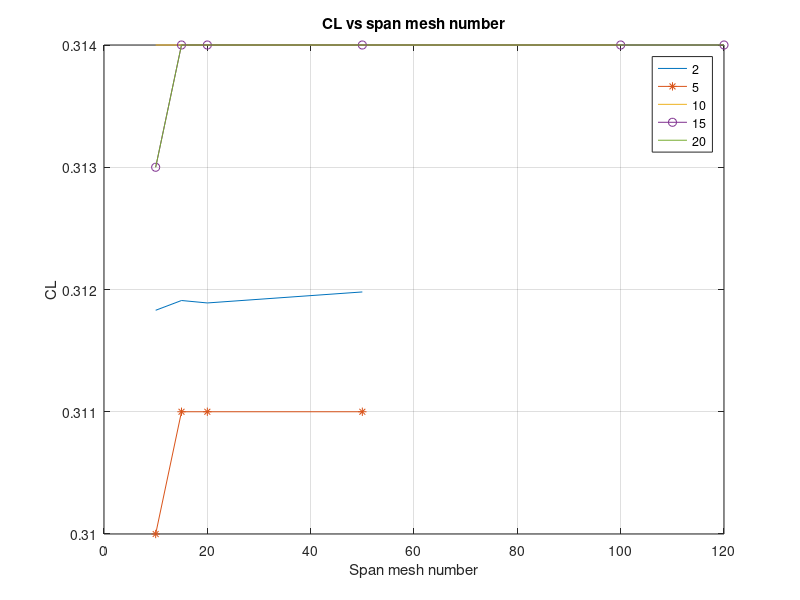
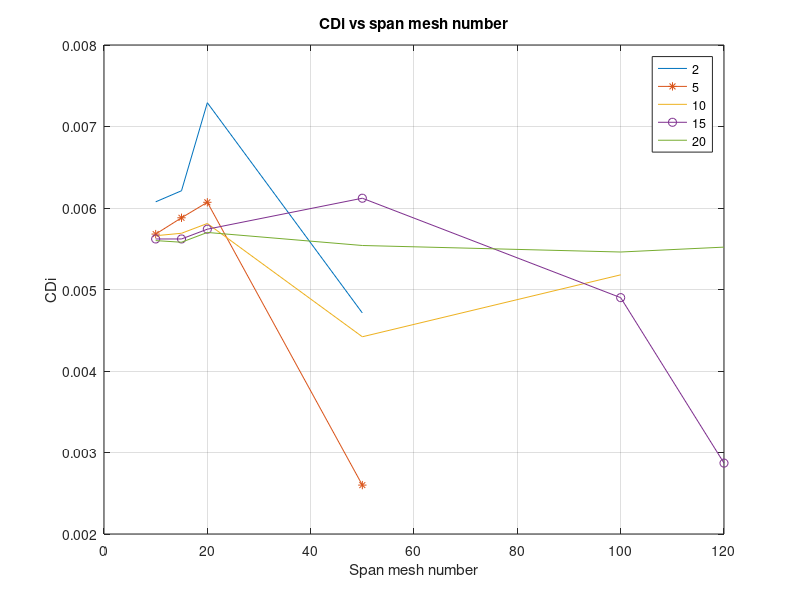

Source code (MATLAB) for these figures, in order:
%data processing for AVL
clear
clc

%nChord = [2]
nSpan = [10,15,20,50];

CL = [0.31183,0.31191,0.31189,0.31198];

CD = [0.0060756,0.0062116,0.0072918,0.0047122];

%nChord = [5]
nSpan1 = [10,15,20,50];

CL1 = [0.310,0.311,0.311,0.311];

CD1 = [0.00568,0.00588,0.00607,0.00260];

%nChord = [10]
nSpan2 = [10,15,20,50,100];

CL2 = [0.314,0.314,0.314,0.314,0.314];

CD2 = [0.00566,0.00569,0.00581,0.00442,0.00518];

%nChord = [15]
nSpan3 = [10,15,20,50,100,120];

CL3 = [0.313,0.314,0.314,0.314,0.314,0.314];

CD3 = [0.00562,0.00562,0.00574,0.00612,0.00490,0.00287];

%nChord = [20]
nSpan4 = [10,15,20,50,100,120];

CL4 = [0.313,0.314,0.314,0.314,0.314,0.314];

CD4 = [0.00560,0.00558,0.00570,0.00554,0.00546,0.00552];

figure(1)
plot(nSpan, CL);
hold on
plot(nSpan1,CL1,'*-');
hold on
plot(nSpan2,CL2);
hold on
plot(nSpan3, CL3,'o-');
hold on
plot(nSpan4, CL4);
title("CL vs span mesh number");
legend("2","5","10","15","20")
grid on
xlabel("Span mesh number");
ylabel("CL");
hold off;

figure(2)
plot(nSpan, CD);
hold on
plot(nSpan1,CD1,'*-');
hold on
plot(nSpan2,CD2);
hold on
plot(nSpan3, CD3,'o-');
hold on
plot(nSpan4, CD4);
legend("2","5","10","15","20")
grid on
xlabel("Span mesh number");
title("CDi vs span mesh number");
ylabel("CDi");
hold off;
